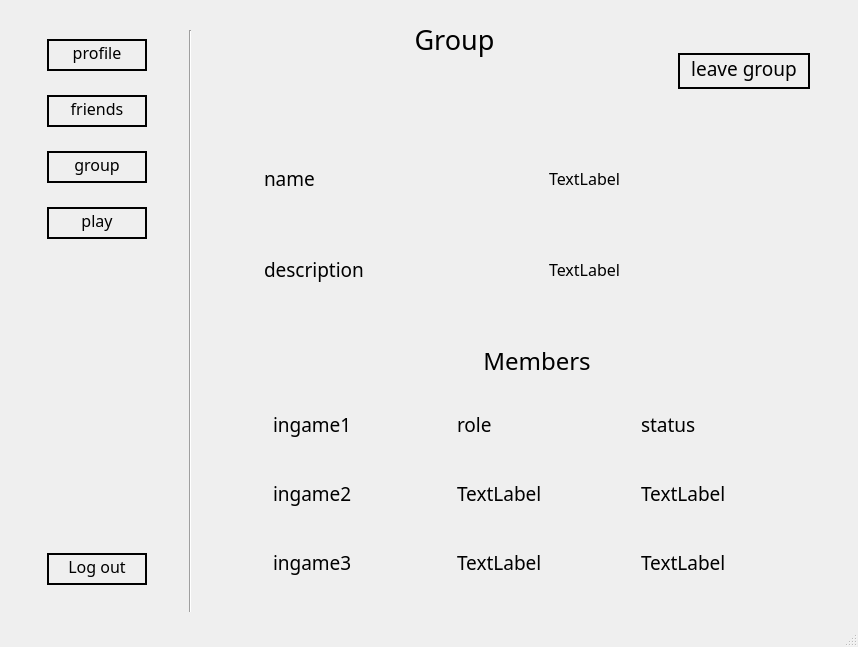
<?xml version="1.0" encoding="UTF-8"?>
<ui version="4.0">
 <class>GroupWindow</class>
 <widget class="QMainWindow" name="GroupWindow">
  <property name="geometry">
   <rect>
    <x>0</x>
    <y>0</y>
    <width>858</width>
    <height>647</height>
   </rect>
  </property>
  <property name="windowTitle">
   <string>MainWindow</string>
  </property>
  <widget class="QWidget" name="centralwidget">
   <layout class="QHBoxLayout" name="horizontalLayout_6">
    <item>
     <widget class="QWidget" name="widget_9" native="true">
      <property name="minimumSize">
       <size>
        <width>150</width>
        <height>600</height>
       </size>
      </property>
      <property name="maximumSize">
       <size>
        <width>200</width>
        <height>600</height>
       </size>
      </property>
      <layout class="QHBoxLayout" name="horizontalLayout_7">
       <item>
        <widget class="QWidget" name="leftWidget" native="true">
         <property name="maximumSize">
          <size>
           <width>150</width>
           <height>600</height>
          </size>
         </property>
         <layout class="QVBoxLayout" name="verticalLayout">
          <item>
           <widget class="QWidget" name="widget_3" native="true">
            <layout class="QHBoxLayout" name="horizontalLayout">
             <item>
              <widget class="QPushButton" name="pushButton">
               <property name="font">
                <font>
                 <family>Poor Richard</family>
                 <pointsize>12</pointsize>
                </font>
               </property>
               <property name="styleSheet">
                <string notr="true">border-radius : 100; 
border : 2px solid black;
padding-bottom: 5px</string>
               </property>
               <property name="text">
                <string>profile</string>
               </property>
              </widget>
             </item>
            </layout>
           </widget>
          </item>
          <item>
           <widget class="QWidget" name="widget_4" native="true">
            <layout class="QHBoxLayout" name="horizontalLayout_2">
             <item>
              <widget class="QPushButton" name="pushButton_2">
               <property name="font">
                <font>
                 <family>Poor Richard</family>
                 <pointsize>12</pointsize>
                </font>
               </property>
               <property name="styleSheet">
                <string notr="true">border-radius : 100; 
border : 2px solid black;
padding-bottom: 5px</string>
               </property>
               <property name="text">
                <string>friends</string>
               </property>
              </widget>
             </item>
            </layout>
           </widget>
          </item>
          <item>
           <widget class="QWidget" name="widget_5" native="true">
            <layout class="QHBoxLayout" name="horizontalLayout_3">
             <item>
              <widget class="QPushButton" name="pushButton_3">
               <property name="font">
                <font>
                 <family>Poor Richard</family>
                 <pointsize>12</pointsize>
                </font>
               </property>
               <property name="styleSheet">
                <string notr="true">border-radius : 100; 
border : 2px solid black;
padding-bottom: 5px</string>
               </property>
               <property name="text">
                <string>group</string>
               </property>
              </widget>
             </item>
            </layout>
           </widget>
          </item>
          <item>
           <widget class="QWidget" name="widget_6" native="true">
            <layout class="QVBoxLayout" name="verticalLayout_2">
             <item>
              <widget class="QPushButton" name="pushButton_4">
               <property name="font">
                <font>
                 <family>Poor Richard</family>
                 <pointsize>12</pointsize>
                </font>
               </property>
               <property name="styleSheet">
                <string notr="true">border-radius : 100; 
border : 2px solid black;
padding-bottom: 5px</string>
               </property>
               <property name="text">
                <string>play</string>
               </property>
              </widget>
             </item>
            </layout>
           </widget>
          </item>
          <item>
           <spacer name="verticalSpacer">
            <property name="orientation">
             <enum>Qt::Vertical</enum>
            </property>
            <property name="sizeHint" stdset="0">
             <size>
              <width>20</width>
              <height>40</height>
             </size>
            </property>
           </spacer>
          </item>
          <item>
           <widget class="QWidget" name="widget_7" native="true">
            <layout class="QHBoxLayout" name="horizontalLayout_4">
             <item>
              <widget class="QPushButton" name="pushButton_5">
               <property name="font">
                <font>
                 <family>Poor Richard</family>
                 <pointsize>12</pointsize>
                </font>
               </property>
               <property name="styleSheet">
                <string notr="true">border-radius : 100; 
border : 2px solid black;
padding-bottom: 5px</string>
               </property>
               <property name="text">
                <string>Log out</string>
               </property>
              </widget>
             </item>
            </layout>
           </widget>
          </item>
         </layout>
        </widget>
       </item>
       <item>
        <widget class="QWidget" name="widget_8" native="true">
         <property name="minimumSize">
          <size>
           <width>20</width>
           <height>600</height>
          </size>
         </property>
         <property name="maximumSize">
          <size>
           <width>40</width>
           <height>600</height>
          </size>
         </property>
         <layout class="QHBoxLayout" name="horizontalLayout_8">
          <item>
           <widget class="Line" name="line">
            <property name="minimumSize">
             <size>
              <width>5</width>
              <height>600</height>
             </size>
            </property>
            <property name="orientation">
             <enum>Qt::Vertical</enum>
            </property>
           </widget>
          </item>
         </layout>
        </widget>
       </item>
      </layout>
     </widget>
    </item>
    <item>
     <widget class="QWidget" name="widget" native="true">
      <property name="maximumSize">
       <size>
        <width>600</width>
        <height>600</height>
       </size>
      </property>
      <layout class="QGridLayout" name="gridLayout">
       <item row="0" column="0" colspan="2">
        <widget class="QWidget" name="widget_2" native="true">
         <property name="maximumSize">
          <size>
           <width>600</width>
           <height>100</height>
          </size>
         </property>
         <layout class="QHBoxLayout" name="horizontalLayout_5">
          <property name="leftMargin">
           <number>0</number>
          </property>
          <property name="topMargin">
           <number>0</number>
          </property>
          <property name="bottomMargin">
           <number>0</number>
          </property>
          <item>
           <widget class="QLabel" name="label">
            <property name="font">
             <font>
              <family>Poor Richard</family>
              <pointsize>20</pointsize>
             </font>
            </property>
            <property name="text">
             <string>Group</string>
            </property>
            <property name="alignment">
             <set>Qt::AlignHCenter|Qt::AlignTop</set>
            </property>
           </widget>
          </item>
          <item>
           <widget class="QWidget" name="widget_28" native="true">
            <property name="maximumSize">
             <size>
              <width>150</width>
              <height>200</height>
             </size>
            </property>
            <layout class="QHBoxLayout" name="horizontalLayout_27">
             <item>
              <widget class="QPushButton" name="pushButton_6">
               <property name="font">
                <font>
                 <family>Poor Richard</family>
                 <pointsize>14</pointsize>
                </font>
               </property>
               <property name="styleSheet">
                <string notr="true">border-radius : 100; 
border : 2px solid black;
padding-bottom: 5px</string>
               </property>
               <property name="text">
                <string>leave group</string>
               </property>
              </widget>
             </item>
            </layout>
           </widget>
          </item>
         </layout>
        </widget>
       </item>
       <item row="2" column="0" colspan="2">
        <widget class="QWidget" name="widget_12" native="true">
         <layout class="QVBoxLayout" name="verticalLayout_3">
          <item>
           <widget class="QWidget" name="widget_15" native="true">
            <layout class="QVBoxLayout" name="verticalLayout_4">
             <item>
              <widget class="QLabel" name="label_6">
               <property name="font">
                <font>
                 <family>Poor Richard</family>
                 <pointsize>18</pointsize>
                </font>
               </property>
               <property name="text">
                <string>Members</string>
               </property>
               <property name="alignment">
                <set>Qt::AlignCenter</set>
               </property>
              </widget>
             </item>
            </layout>
           </widget>
          </item>
          <item>
           <widget class="QWidget" name="match1" native="true">
            <layout class="QHBoxLayout" name="horizontalLayout_13">
             <item>
              <widget class="QWidget" name="ingame1" native="true">
               <layout class="QHBoxLayout" name="horizontalLayout_26">
                <item>
                 <widget class="QLabel" name="label_7">
                  <property name="font">
                   <font>
                    <family>Poor Richard</family>
                    <pointsize>14</pointsize>
                   </font>
                  </property>
                  <property name="text">
                   <string>ingame1</string>
                  </property>
                 </widget>
                </item>
               </layout>
              </widget>
             </item>
             <item>
              <widget class="QWidget" name="role1" native="true">
               <layout class="QHBoxLayout" name="horizontalLayout_25">
                <item>
                 <widget class="QLabel" name="label_8">
                  <property name="font">
                   <font>
                    <family>Poor Richard</family>
                    <pointsize>14</pointsize>
                   </font>
                  </property>
                  <property name="text">
                   <string>role</string>
                  </property>
                 </widget>
                </item>
               </layout>
              </widget>
             </item>
             <item>
              <widget class="QWidget" name="status1" native="true">
               <layout class="QVBoxLayout" name="verticalLayout_5">
                <item>
                 <widget class="QLabel" name="label_9">
                  <property name="font">
                   <font>
                    <family>Poor Richard</family>
                    <pointsize>14</pointsize>
                   </font>
                  </property>
                  <property name="text">
                   <string>status</string>
                  </property>
                 </widget>
                </item>
               </layout>
              </widget>
             </item>
            </layout>
           </widget>
          </item>
          <item>
           <widget class="QWidget" name="match2" native="true">
            <layout class="QHBoxLayout" name="horizontalLayout_14">
             <item>
              <widget class="QWidget" name="ingame2" native="true">
               <layout class="QHBoxLayout" name="horizontalLayout_23">
                <item>
                 <widget class="QLabel" name="label_11">
                  <property name="font">
                   <font>
                    <family>Poor Richard</family>
                    <pointsize>14</pointsize>
                   </font>
                  </property>
                  <property name="text">
                   <string>ingame2</string>
                  </property>
                 </widget>
                </item>
               </layout>
              </widget>
             </item>
             <item>
              <widget class="QWidget" name="widget_21" native="true">
               <layout class="QHBoxLayout" name="horizontalLayout_22">
                <item>
                 <widget class="QLabel" name="label_12">
                  <property name="font">
                   <font>
                    <family>Poor Richard</family>
                    <pointsize>14</pointsize>
                   </font>
                  </property>
                  <property name="text">
                   <string>TextLabel</string>
                  </property>
                 </widget>
                </item>
               </layout>
              </widget>
             </item>
             <item>
              <widget class="QWidget" name="widget_22" native="true">
               <layout class="QHBoxLayout" name="horizontalLayout_21">
                <item>
                 <widget class="QLabel" name="label_13">
                  <property name="font">
                   <font>
                    <family>Poor Richard</family>
                    <pointsize>14</pointsize>
                   </font>
                  </property>
                  <property name="text">
                   <string>TextLabel</string>
                  </property>
                 </widget>
                </item>
               </layout>
              </widget>
             </item>
            </layout>
           </widget>
          </item>
          <item>
           <widget class="QWidget" name="match3" native="true">
            <layout class="QHBoxLayout" name="horizontalLayout_15">
             <item>
              <widget class="QWidget" name="ingame3" native="true">
               <layout class="QHBoxLayout" name="horizontalLayout_19">
                <item>
                 <widget class="QLabel" name="label_15">
                  <property name="font">
                   <font>
                    <family>Poor Richard</family>
                    <pointsize>14</pointsize>
                   </font>
                  </property>
                  <property name="text">
                   <string>ingame3</string>
                  </property>
                 </widget>
                </item>
               </layout>
              </widget>
             </item>
             <item>
              <widget class="QWidget" name="widget_25" native="true">
               <layout class="QHBoxLayout" name="horizontalLayout_18">
                <item>
                 <widget class="QLabel" name="label_16">
                  <property name="font">
                   <font>
                    <family>Poor Richard</family>
                    <pointsize>14</pointsize>
                   </font>
                  </property>
                  <property name="text">
                   <string>TextLabel</string>
                  </property>
                 </widget>
                </item>
               </layout>
              </widget>
             </item>
             <item>
              <widget class="QWidget" name="widget_26" native="true">
               <layout class="QHBoxLayout" name="horizontalLayout_17">
                <item>
                 <widget class="QLabel" name="label_17">
                  <property name="font">
                   <font>
                    <family>Poor Richard</family>
                    <pointsize>14</pointsize>
                   </font>
                  </property>
                  <property name="text">
                   <string>TextLabel</string>
                  </property>
                 </widget>
                </item>
               </layout>
              </widget>
             </item>
            </layout>
           </widget>
          </item>
         </layout>
        </widget>
       </item>
       <item row="1" column="0" colspan="2">
        <widget class="QWidget" name="info" native="true">
         <layout class="QVBoxLayout" name="verticalLayout_6">
          <item>
           <widget class="QWidget" name="widget_10" native="true">
            <layout class="QHBoxLayout" name="horizontalLayout_9">
             <item>
              <widget class="QLabel" name="label_2">
               <property name="font">
                <font>
                 <family>Poor Richard</family>
                 <pointsize>14</pointsize>
                </font>
               </property>
               <property name="text">
                <string>name</string>
               </property>
               <property name="alignment">
                <set>Qt::AlignLeading|Qt::AlignLeft|Qt::AlignVCenter</set>
               </property>
              </widget>
             </item>
             <item>
              <widget class="QWidget" name="widget_11" native="true">
               <layout class="QHBoxLayout" name="horizontalLayout_10">
                <item>
                 <widget class="QLabel" name="label_3">
                  <property name="font">
                   <font>
                    <family>Poor Richard</family>
                    <pointsize>12</pointsize>
                   </font>
                  </property>
                  <property name="text">
                   <string>TextLabel</string>
                  </property>
                 </widget>
                </item>
               </layout>
              </widget>
             </item>
            </layout>
           </widget>
          </item>
          <item>
           <widget class="QWidget" name="widget_14" native="true">
            <layout class="QHBoxLayout" name="horizontalLayout_11">
             <item>
              <widget class="QLabel" name="label_5">
               <property name="font">
                <font>
                 <family>Poor Richard</family>
                 <pointsize>14</pointsize>
                </font>
               </property>
               <property name="text">
                <string>description</string>
               </property>
               <property name="alignment">
                <set>Qt::AlignLeading|Qt::AlignLeft|Qt::AlignVCenter</set>
               </property>
              </widget>
             </item>
             <item>
              <widget class="QWidget" name="widget_13" native="true">
               <layout class="QHBoxLayout" name="horizontalLayout_12">
                <item>
                 <widget class="QLabel" name="label_4">
                  <property name="font">
                   <font>
                    <family>Poor Richard</family>
                    <pointsize>12</pointsize>
                   </font>
                  </property>
                  <property name="text">
                   <string>TextLabel</string>
                  </property>
                 </widget>
                </item>
               </layout>
              </widget>
             </item>
            </layout>
           </widget>
          </item>
         </layout>
        </widget>
       </item>
      </layout>
     </widget>
    </item>
   </layout>
  </widget>
  <widget class="QStatusBar" name="statusbar"/>
 </widget>
 <resources/>
 <connections/>
</ui>
